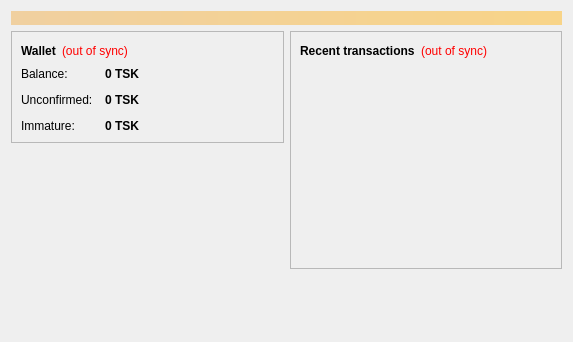
<?xml version="1.0" encoding="UTF-8"?>
<ui version="4.0">
 <class>OverviewPage</class>
 <widget class="QWidget" name="OverviewPage">
  <property name="geometry">
   <rect>
    <x>0</x>
    <y>0</y>
    <width>573</width>
    <height>342</height>
   </rect>
  </property>
  <property name="windowTitle">
   <string>Form</string>
  </property>
  <layout class="QVBoxLayout" name="topLayout">
   <item>
    <widget class="QLabel" name="labelAlerts">
     <property name="visible">
      <bool>false</bool>
     </property>
     <property name="styleSheet">
      <string notr="true">background-color: qlineargradient(x1: 0, y1: 0, x2: 1, y2: 0, stop:0 #F0D0A0, stop:1 #F8D488); color:#000000;</string>
     </property>
     <property name="wordWrap">
      <bool>true</bool>
     </property>
     <property name="margin">
      <number>3</number>
     </property>
    </widget>
   </item>
   <item>
    <layout class="QHBoxLayout" name="horizontalLayout" stretch="1,1">
     <item>
      <layout class="QVBoxLayout" name="verticalLayout_2">
       <item>
        <widget class="QFrame" name="frame">
         <property name="frameShape">
          <enum>QFrame::StyledPanel</enum>
         </property>
         <property name="frameShadow">
          <enum>QFrame::Raised</enum>
         </property>
         <layout class="QVBoxLayout" name="verticalLayout_4">
          <item>
           <layout class="QHBoxLayout" name="horizontalLayout_4">
            <item>
             <widget class="QLabel" name="label_5">
              <property name="font">
               <font>
                <weight>75</weight>
                <bold>true</bold>
               </font>
              </property>
              <property name="text">
               <string>Wallet</string>
              </property>
             </widget>
            </item>
            <item>
             <widget class="QLabel" name="labelWalletStatus">
              <property name="toolTip">
               <string>The displayed information may be out of date. Your wallet automatically synchronizes with the Taskcoin network after a connection is established, but this process has not completed yet.</string>
              </property>
              <property name="styleSheet">
               <string notr="true">QLabel { color: red; }</string>
              </property>
              <property name="text">
               <string notr="true">(out of sync)</string>
              </property>
              <property name="alignment">
               <set>Qt::AlignLeading|Qt::AlignLeft|Qt::AlignVCenter</set>
              </property>
             </widget>
            </item>
            <item>
             <spacer name="horizontalSpacer_2">
              <property name="orientation">
               <enum>Qt::Horizontal</enum>
              </property>
              <property name="sizeHint" stdset="0">
               <size>
                <width>40</width>
                <height>20</height>
               </size>
              </property>
             </spacer>
            </item>
           </layout>
          </item>
          <item>
           <layout class="QFormLayout" name="formLayout_2">
            <property name="fieldGrowthPolicy">
             <enum>QFormLayout::AllNonFixedFieldsGrow</enum>
            </property>
            <property name="horizontalSpacing">
             <number>12</number>
            </property>
            <property name="verticalSpacing">
             <number>12</number>
            </property>
            <item row="0" column="0">
             <widget class="QLabel" name="label">
              <property name="text">
               <string>Balance:</string>
              </property>
             </widget>
            </item>
            <item row="0" column="1">
             <widget class="QLabel" name="labelBalance">
              <property name="font">
               <font>
                <weight>75</weight>
                <bold>true</bold>
               </font>
              </property>
              <property name="cursor">
               <cursorShape>IBeamCursor</cursorShape>
              </property>
              <property name="toolTip">
               <string>Your current balance</string>
              </property>
              <property name="text">
               <string notr="true">0 TSK</string>
              </property>
              <property name="textInteractionFlags">
               <set>Qt::LinksAccessibleByMouse|Qt::TextSelectableByKeyboard|Qt::TextSelectableByMouse</set>
              </property>
             </widget>
            </item>
            <item row="1" column="0">
             <widget class="QLabel" name="label_3">
              <property name="text">
               <string>Unconfirmed:</string>
              </property>
             </widget>
            </item>
            <item row="1" column="1">
             <widget class="QLabel" name="labelUnconfirmed">
              <property name="font">
               <font>
                <weight>75</weight>
                <bold>true</bold>
               </font>
              </property>
              <property name="cursor">
               <cursorShape>IBeamCursor</cursorShape>
              </property>
              <property name="toolTip">
               <string>Total of transactions that have yet to be confirmed, and do not yet count toward the current balance</string>
              </property>
              <property name="text">
               <string notr="true">0 TSK</string>
              </property>
              <property name="textInteractionFlags">
               <set>Qt::LinksAccessibleByMouse|Qt::TextSelectableByKeyboard|Qt::TextSelectableByMouse</set>
              </property>
             </widget>
            </item>
            <item row="2" column="0">
             <widget class="QLabel" name="labelImmatureText">
              <property name="text">
               <string>Immature:</string>
              </property>
             </widget>
            </item>
            <item row="2" column="1">
             <widget class="QLabel" name="labelImmature">
              <property name="font">
               <font>
                <weight>75</weight>
                <bold>true</bold>
               </font>
              </property>
              <property name="toolTip">
               <string>Mined balance that has not yet matured</string>
              </property>
              <property name="text">
               <string notr="true">0 TSK</string>
              </property>
              <property name="textInteractionFlags">
               <set>Qt::LinksAccessibleByMouse|Qt::TextSelectableByKeyboard|Qt::TextSelectableByMouse</set>
              </property>
             </widget>
            </item>
           </layout>
          </item>
         </layout>
        </widget>
       </item>
       <item>
        <spacer name="verticalSpacer">
         <property name="orientation">
          <enum>Qt::Vertical</enum>
         </property>
         <property name="sizeHint" stdset="0">
          <size>
           <width>20</width>
           <height>40</height>
          </size>
         </property>
        </spacer>
       </item>
      </layout>
     </item>
     <item>
      <layout class="QVBoxLayout" name="verticalLayout_3">
       <item>
        <widget class="QFrame" name="frame_2">
         <property name="frameShape">
          <enum>QFrame::StyledPanel</enum>
         </property>
         <property name="frameShadow">
          <enum>QFrame::Raised</enum>
         </property>
         <layout class="QVBoxLayout" name="verticalLayout">
          <item>
           <layout class="QHBoxLayout" name="horizontalLayout_2">
            <item>
             <widget class="QLabel" name="label_4">
              <property name="text">
               <string>&lt;b&gt;Recent transactions&lt;/b&gt;</string>
              </property>
             </widget>
            </item>
            <item>
             <widget class="QLabel" name="labelTransactionsStatus">
              <property name="toolTip">
               <string>The displayed information may be out of date. Your wallet automatically synchronizes with the Taskcoin network after a connection is established, but this process has not completed yet.</string>
              </property>
              <property name="styleSheet">
               <string notr="true">QLabel { color: red; }</string>
              </property>
              <property name="text">
               <string notr="true">(out of sync)</string>
              </property>
              <property name="alignment">
               <set>Qt::AlignRight|Qt::AlignTrailing|Qt::AlignVCenter</set>
              </property>
             </widget>
            </item>
            <item>
             <spacer name="horizontalSpacer">
              <property name="orientation">
               <enum>Qt::Horizontal</enum>
              </property>
              <property name="sizeHint" stdset="0">
               <size>
                <width>40</width>
                <height>20</height>
               </size>
              </property>
             </spacer>
            </item>
           </layout>
          </item>
          <item>
           <widget class="QListView" name="listTransactions">
            <property name="styleSheet">
             <string notr="true">QListView { background: transparent; }</string>
            </property>
            <property name="frameShape">
             <enum>QFrame::NoFrame</enum>
            </property>
            <property name="verticalScrollBarPolicy">
             <enum>Qt::ScrollBarAlwaysOff</enum>
            </property>
            <property name="horizontalScrollBarPolicy">
             <enum>Qt::ScrollBarAlwaysOff</enum>
            </property>
            <property name="selectionMode">
             <enum>QAbstractItemView::NoSelection</enum>
            </property>
           </widget>
          </item>
         </layout>
        </widget>
       </item>
       <item>
        <spacer name="verticalSpacer_2">
         <property name="orientation">
          <enum>Qt::Vertical</enum>
         </property>
         <property name="sizeHint" stdset="0">
          <size>
           <width>20</width>
           <height>40</height>
          </size>
         </property>
        </spacer>
       </item>
      </layout>
     </item>
    </layout>
   </item>
  </layout>
 </widget>
 <resources/>
 <connections/>
</ui>
